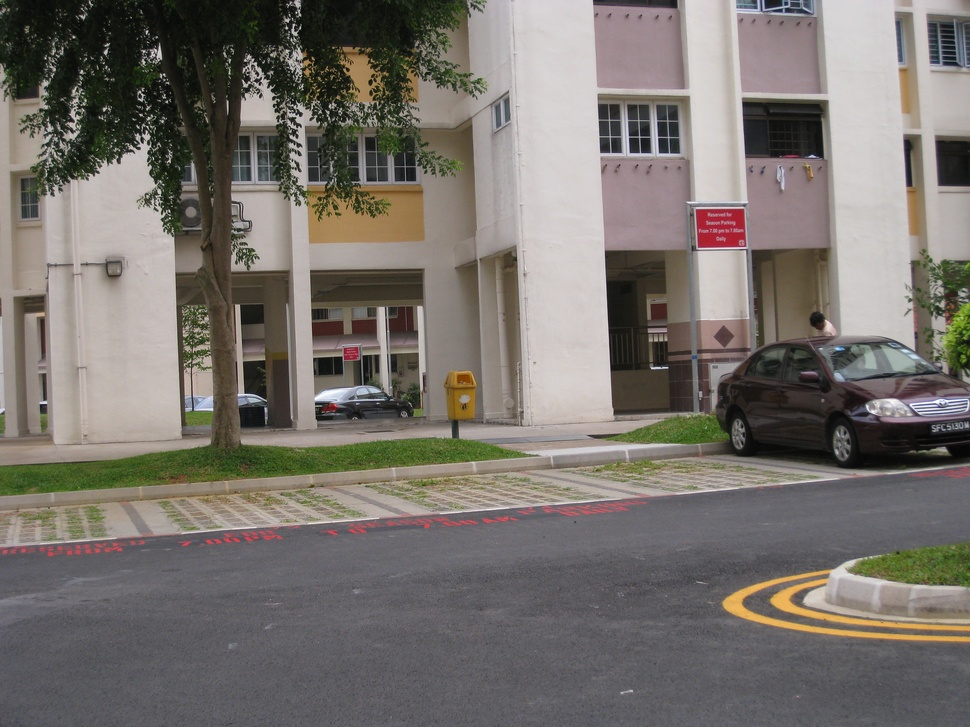
#> input picture dataset/apartment/apartment_1.JPG, 970 x 727 px, shrunk from 3264 x 2448 before the run
$ python panorama_bf.py dataset/apartment/apartment_1.JPG dataset/apartment/apartment_2.JPG dataset/apartment/apartment_2.JPG
#> lines starting #> are read from the running program, lines starting #| are printed output that depends on the picture
import cv2
import numpy as np
import sys
def main(image1_path, image2_path, output_path):

    # Charge les images
#> called with image1_path = 'dataset/apartment/apartment_1.JPG', image2_path = 'dataset/apartment/apartment_2.JPG', output_path = 'dataset/apartment/apartment_2.JPG'
    image1 = cv2.imread(image1_path)
#> image1 is the input picture: shape (727, 970, 3); mean B, G, R 108.5, 114, 119.3
    image2 = cv2.imread(image2_path)
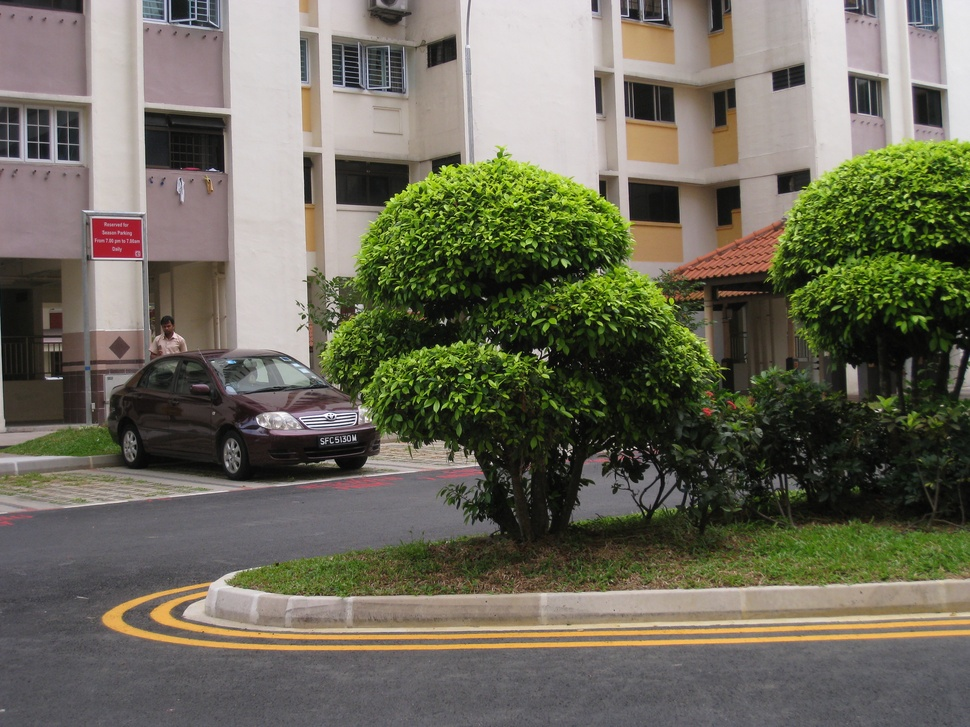
#> input picture dataset/apartment/apartment_2.JPG, 970 x 727 px, shrunk from 3264 x 2448 before the run
#> image2 is the input picture: shape (727, 970, 3); mean B, G, R 91.3, 106.5, 109

    # Convertir en niveaux de gris
    gray1 = cv2.cvtColor(image1, cv2.COLOR_BGR2GRAY)
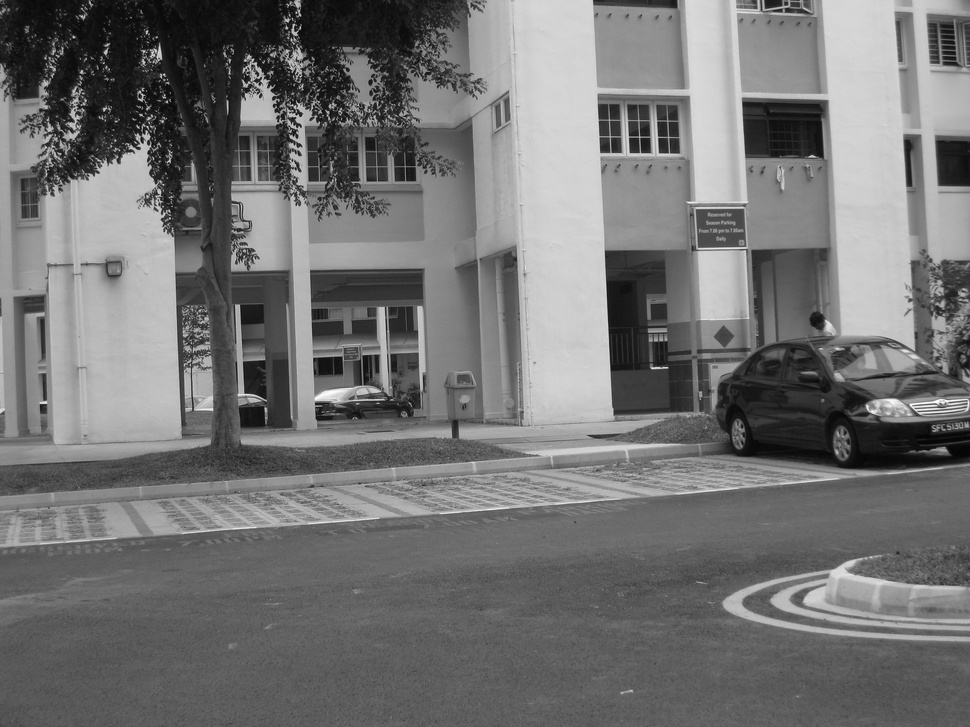
#> gray1: shape (727, 970); min 1, max 255, mean 115
    gray2 = cv2.cvtColor(image2, cv2.COLOR_BGR2GRAY)
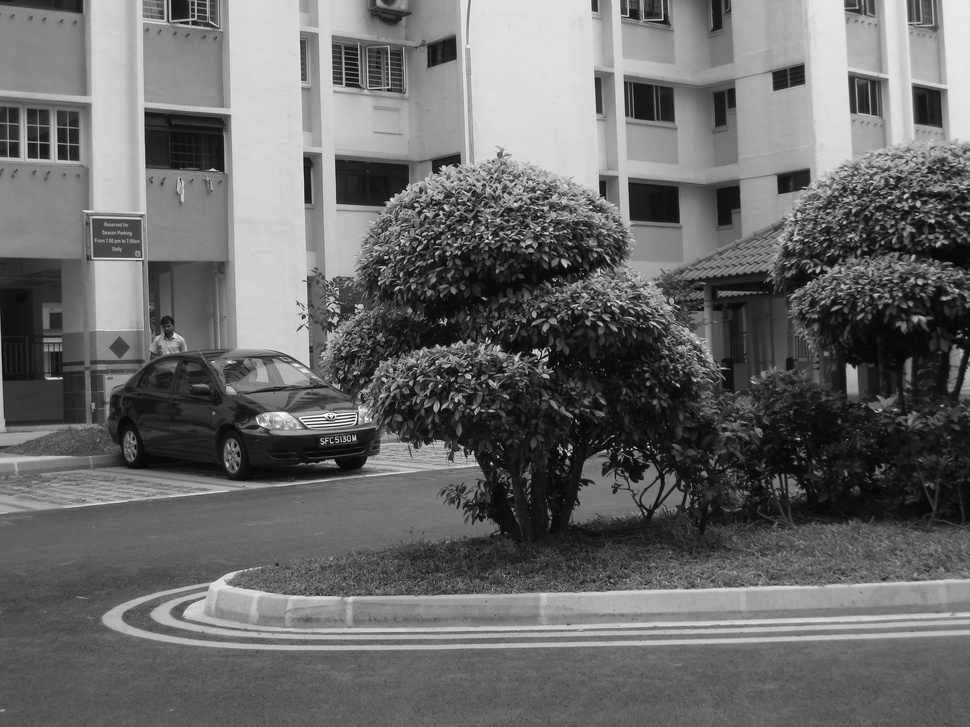
#> gray2: shape (727, 970); min 0, max 254, mean 105.5

    # Initialise le détecteur de point d'intérêt SIFT
    sift = cv2.SIFT_create()

    # Détecte les points d'intérêts et les descripteurs
    keypoints1, descriptors1 = sift.detectAndCompute(gray1, None)
#> keypoints1 = 2761 keypoints; strongest (x, y, size): (287, 28, 1.9), (105, 52, 2.8), (786, 130, 51.1), (81, 72, 2.4)
    keypoints2, descriptors2 = sift.detectAndCompute(gray2, None)
#> keypoints2 = 4847 keypoints; strongest (x, y, size): (929, 106, 23.9), (609, 304, 1.9), (569, 454, 2.2), (187, 142, 51.3)

    # Effectue le matching des descripteurs avec brute force
    bf = cv2.BFMatcher(cv2.NORM_L2, crossCheck=True)
    matches = bf.match(descriptors1, descriptors2)
#> matches = 1216 matches

    # Sélectionne les 50 premiers appariements
    num_matches = 50
    matches = sorted(matches, key=lambda x: x.distance)[:num_matches]
#> matches = 50 matches

    # Extrait les coordonnées des points correspondants
    src_points = np.float32([keypoints1[match.queryIdx].pt for match in matches]).reshape(-1, 1, 2)
#> src_points = 50 rows, first 8: [629.9, 451.6], [749.7, 169.9], [940.6, 623.8], [780.7, 173.6], [934.1, 58.77], [751.7, 149.1], [824.9, 170.4], [669, 154.8]
    dst_points = np.float32([keypoints2[match.trainIdx].pt for match in matches]).reshape(-1, 1, 2)
#> dst_points = 50 rows, first 8: [19.04, 464], [149.6, 180.6], [316.7, 633.4], [180.7, 186.3], [336.7, 79.73], [152.2, 159.8], [225, 184.1], [68.12, 161.8]

    # Estime la matrice d'homographie
    homography, _ = cv2.findHomography(src_points, dst_points, cv2.RANSAC, 5.0)
#> homography = [[1.16, -0.0457, -694.6], [0.0785, 1.13, -48.45], [0.000162, 6.25e-06, 1]]

    # Applique l'homographie pour aligner les images
    result = cv2.warpPerspective(image1, homography, (image2.shape[1], image2.shape[0]))
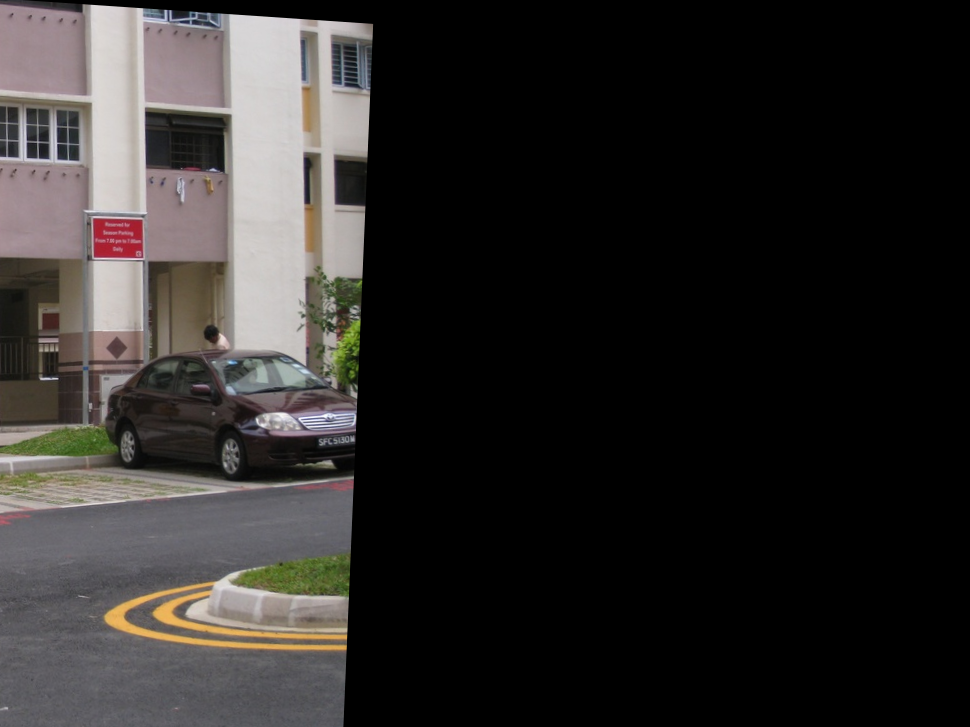
#> result: shape (727, 970, 3); mean B, G, R 41.2, 42.5, 45

    # Fusionne les deux images alignées
    # Mélange alpha
    alpha = 0.5  # blending factor
    blended_image = cv2.addWeighted(result, alpha, image2, 1 - alpha, 0)
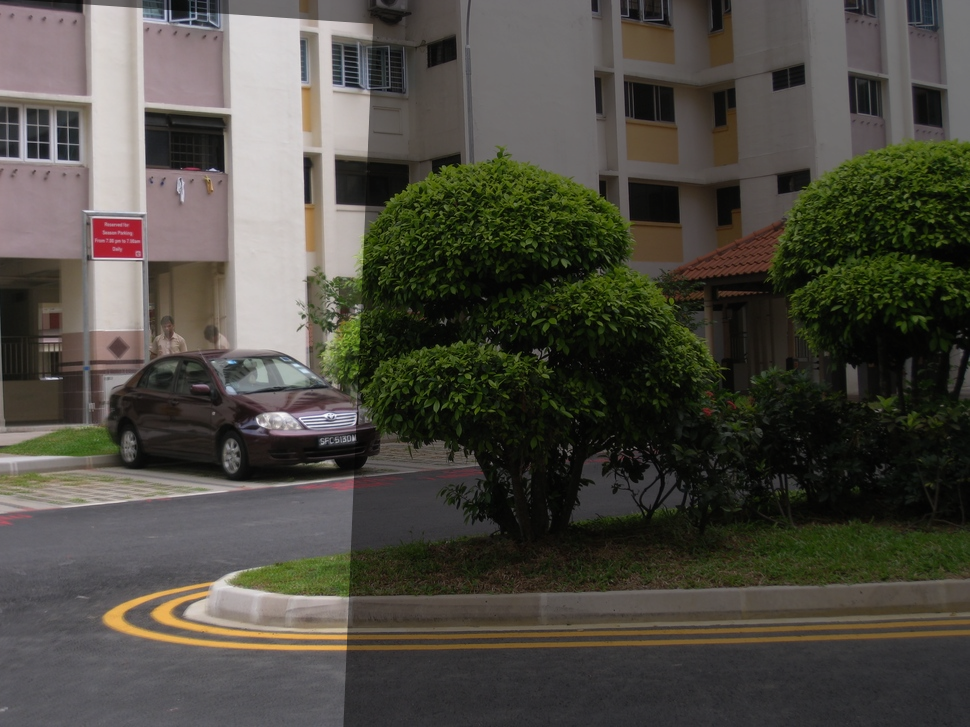
#> blended_image: shape (727, 970, 3); mean B, G, R 66.2, 74.5, 77


    # Enregistre l'image fusionnée
    cv2.imwrite(output_path, blended_image)
    print(f"Image fusionnée enregistrée sous: {output_path}")


    # Affiche l'image fusionné
    cv2.imshow('Blended Image', blended_image)
    cv2.waitKey(0)
    cv2.destroyAllWindows()


if __name__ == "__main__":
    if len(sys.argv) != 4:
        print("Usage: python fusion_images.py <chemin_image1> <chemin_image2> <chemin_output_path>")
        sys.exit(1)
    main(sys.argv[1], sys.argv[2],sys.argv[3])
